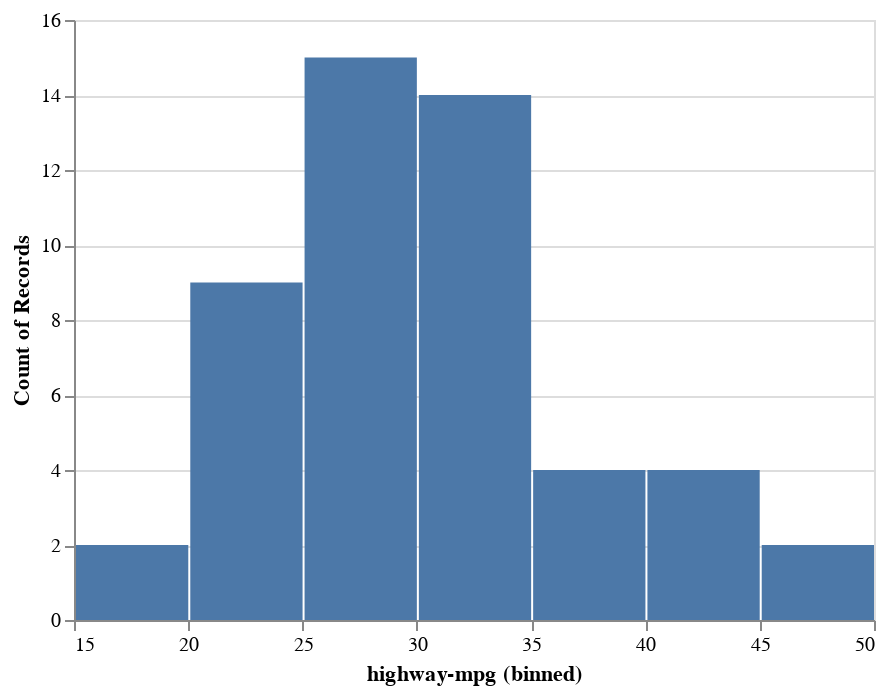

Write notebook code for a chart like this one.
### Code cell
alt.Chart(sample_df).mark_bar().encode(alt.X('highway-mpg:Q',bin=True),y='count()')

### Figure 1 — Vega-Lite specification as saved in the notebook (floating-point values rounded to 4 significant figures)
{"config": {"view": {"continuousWidth": 400, "continuousHeight": 300}}, "data": {"name": "data-bf325f42f2961f6a51fd5bfb5410a41d"}, "mark": "bar", "encoding": {"x": {"bin": true, "field": "highway-mpg", "type": "quantitative"}, "y": {"aggregate": "count", "type": "quantitative"}}, "$schema": "https://vega.github.io/schema/vega-lite/v4.17.0.json", "datasets": {"data-bf325f42f2961f6a51fd5bfb5410a41d": [{"symboling": 2, "normalized-losses": "?", "make": "renault", "fuel-type": "gas", "aspiration": "std", "num-of-doors": "two", "body-style": "hatchback", "drive-wheels": "fwd", "engine-location": "front", "wheel-base": 96.1, "length": 176.8, "width": 66.6, "height": 50.5, "curb-weight": 2460, "engine-type": "ohc", "num-of-cylinders": "four", "engine-size": 132, "fuel-system": "mpfi", "bore": "3.46", "stroke": "3.9", "compression-ratio": 8.7, "horsepower": "?", "peak-rpm": "?", "city-mpg": 23, "highway-mpg": 31, "price": "9895"}, {"symboling": 0, "normalized-losses": "161", "make": "peugot", "fuel-type": "gas", "aspiration": "turbo", "num-of-doors": "four", "body-style": "sedan", "drive-wheels": "rwd", "engine-location": "front", "wheel-base": 108.0, "length": 186.7, "width": 68.3, "height": 56.0, "curb-weight": 3130, "engine-type": "l", "num-of-cylinders": "four", "engine-size": 134, "fuel-system": "mpfi", "bore": "3.61", "stroke": "3.21", "compression-ratio": 7.0, "horsepower": "142", "peak-rpm": "5600", "city-mpg": 18, "highway-mpg": 24, "price": "18150"}, {"symboling": 0, "normalized-losses": "?", "make": "mazda", "fuel-type": "diesel", "aspiration": "std", "num-of-doors": "?", "body-style": "sedan", "drive-wheels": "fwd", "engine-location": "front", "wheel-base": 98.8, "length": 177.8, "width": 66.5, "height": 55.5, "curb-weight": 2443, "engine-type": "ohc", "num-of-cylinders": "four", "engine-size": 122, "fuel-system": "idi", "bore": "3.39", "stroke": "3.39", "compression-ratio": 22.7, "horsepower": "64", "peak-rpm": "4650", "city-mpg": 36, "highway-mpg": 42, "price": "10795"}, {"symboling": 3, "normalized-losses": "150", "make": "mazda", "fuel-type": "gas", "aspiration": "std", "num-of-doors": "two", "body-style": "hatchback", "drive-wheels": "rwd", "engine-location": "front", "wheel-base": 95.3, "length": 169.0, "width": 65.7, "height": 49.6, "curb-weight": 2380, "engine-type": "rotor", "num-of-cylinders": "two", "engine-size": 70, "fuel-system": "4bbl", "bore": "?", "stroke": "?", "compression-ratio": 9.4, "horsepower": "101", "peak-rpm": "6000", "city-mpg": 17, "highway-mpg": 23, "price": "11845"}, {"symboling": 0, "normalized-losses": "?", "make": "jaguar", "fuel-type": "gas", "aspiration": "std", "num-of-doors": "two", "body-style": "sedan", "drive-wheels": "rwd", "engine-location": "front", "wheel-base": 102.0, "length": 191.7, "width": 70.6, "height": 47.8, "curb-weight": 3950, "engine-type": "ohcv", "num-of-cylinders": "twelve", "engine-size": 326, "fuel-system": "mpfi", "bore": "3.54", "stroke": "2.76", "compression-ratio": 11.5, "horsepower": "262", "peak-rpm": "5000", "city-mpg": 13, "highway-mpg": 17, "price": "36000"}, {"symboling": 0, "normalized-losses": "115", "make": "mazda", "fuel-type": "gas", "aspiration": "std", "num-of-doors": "four", "body-style": "sedan", "drive-wheels": "fwd", "engine-location": "front", "wheel-base": 98.8, "length": 177.8, "width": 66.5, "height": 55.5, "curb-weight": 2410, "engine-type": "ohc", "num-of-cylinders": "four", "engine-size": 122, "fuel-system": "2bbl", "bore": "3.39", "stroke": "3.39", "compression-ratio": 8.6, "horsepower": "84", "peak-rpm": "4800", "city-mpg": 26, "highway-mpg": 32, "price": "8495"}, {"symboling": 1, "normalized-losses": "98", "make": "chevrolet", "fuel-type": "gas", "aspiration": "std", "num-of-doors": "two", "body-style": "hatchback", "drive-wheels": "fwd", "engine-location": "front", "wheel-base": 94.5, "length": 155.9, "width": 63.6, "height": 52.0, "curb-weight": 1874, "engine-type": "ohc", "num-of-cylinders": "four", "engine-size": 90, "fuel-system": "2bbl", "bore": "3.03", "stroke": "3.11", "compression-ratio": 9.6, "horsepower": "70", "peak-rpm": "5400", "city-mpg": 38, "highway-mpg": 43, "price": "6295"}, {"symboling": 2, "normalized-losses": "134", "make": "toyota", "fuel-type": "gas", "aspiration": "std", "num-of-doors": "two", "body-style": "hatchback", "drive-wheels": "rwd", "engine-location": "front", "wheel-base": 98.4, "length": 176.2, "width": 65.6, "height": 52.0, "curb-weight": 2714, "engine-type": "ohc", "num-of-cylinders": "four", "engine-size": 146, "fuel-system": "mpfi", "bore": "3.62", "stroke": "3.5", "compression-ratio": 9.3, "horsepower": "116", "peak-rpm": "4800", "city-mpg": 24, "highway-mpg": 30, "price": "11549"}, {"symboling": 1, "normalized-losses": "168", "make": "toyota", "fuel-type": "gas", "aspiration": "std", "num-of-doors": "two", "body-style": "sedan", "drive-wheels": "rwd", "engine-location": "front", "wheel-base": 94.5, "length": 168.7, "width": 64.0, "height": 52.6, "curb-weight": 2169, "engine-type": "ohc", "num-of-cylinders": "four", "engine-size": 98, "fuel-system": "2bbl", "bore": "3.19", "stroke": "3.03", "compression-ratio": 9.0, "horsepower": "70", "peak-rpm": "4800", "city-mpg": 29, "highway-mpg": 34, "price": "8058"}, {"symboling": -1, "normalized-losses": "95", "make": "volvo", "fuel-type": "diesel", "aspiration": "turbo", "num-of-doors": "four", "body-style": "sedan", "drive-wheels": "rwd", "engine-location": "front", "wheel-base": 109.1, "length": 188.8, "width": 68.9, "height": 55.5, "curb-weight": 3217, "engine-type": "ohc", "num-of-cylinders": "six", "engine-size": 145, "fuel-system": "idi", "bore": "3.01", "stroke": "3.4", "compression-ratio": 23.0, "horsepower": "106", "peak-rpm": "4800", "city-mpg": 26, "highway-mpg": 27, "price": "22470"}, {"symboling": 2, "normalized-losses": "?", "make": "audi", "fuel-type": "gas", "aspiration": "std", "num-of-doors": "two", "body-style": "sedan", "drive-wheels": "fwd", "engine-location": "front", "wheel-base": 99.8, "length": 177.3, "width": 66.3, "height": 53.1, "curb-weight": 2507, "engine-type": "ohc", "num-of-cylinders": "five", "engine-size": 136, "fuel-system": "mpfi", "bore": "3.19", "stroke": "3.4", "compression-ratio": 8.5, "horsepower": "110", "peak-rpm": "5500", "city-mpg": 19, "highway-mpg": 25, "price": "15250"}, {"symboling": -1, "normalized-losses": "65", "make": "toyota", "fuel-type": "gas", "aspiration": "std", "num-of-doors": "four", "body-style": "sedan", "drive-wheels": "fwd", "engine-location": "front", "wheel-base": 102.4, "length": 175.6, "width": 66.5, "height": 54.9, "curb-weight": 2326, "engine-type": "ohc", "num-of-cylinders": "four", "engine-size": 122, "fuel-system": "mpfi", "bore": "3.31", "stroke": "3.54", "compression-ratio": 8.7, "horsepower": "92", "peak-rpm": "4200", "city-mpg": 29, "highway-mpg": 34, "price": "8948"}, {"symboling": 0, "normalized-losses": "91", "make": "toyota", "fuel-type": "diesel", "aspiration": "std", "num-of-doors": "four", "body-style": "hatchback", "drive-wheels": "fwd", "engine-location": "front", "wheel-base": 95.7, "length": 166.3, "width": 64.4, "height": 52.8, "curb-weight": 2275, "engine-type": "ohc", "num-of-cylinders": "four", "engine-size": 110, "fuel-system": "idi", "bore": "3.27", "stroke": "3.35", "compression-ratio": 22.5, "horsepower": "56", "peak-rpm": "4500", "city-mpg": 38, "highway-mpg": 47, "price": "7788"}, {"symboling": 0, "normalized-losses": "?", "make": "peugot", "fuel-type": "diesel", "aspiration": "turbo", "num-of-doors": "four", "body-style": "wagon", "drive-wheels": "rwd", "engine-location": "front", "wheel-base": 114.2, "length": 198.9, "width": 68.4, "height": 58.7, "curb-weight": 3485, "engine-type": "l", "num-of-cylinders": "four", "engine-size": 152, "fuel-system": "idi", "bore": "3.7", "stroke": "3.52", "compression-ratio": 21.0, "horsepower": "95", "peak-rpm": "4150", "city-mpg": 25, "highway-mpg": 25, "price": "17075"}, {"symboling": 1, "normalized-losses": "?", "make": "porsche", "fuel-type": "gas", "aspiration": "std", "num-of-doors": "two", "body-style": "hatchback", "drive-wheels": "rwd", "engine-location": "front", "wheel-base": 98.4, "length": 175.7, "width": 72.3, "height": 50.5, "curb-weight": 3366, "engine-type": "dohcv", "num-of-cylinders": "eight", "engine-size": 203, "fuel-system": "mpfi", "bore": "3.94", "stroke": "3.11", "compression-ratio": 10.0, "horsepower": "288", "peak-rpm": "5750", "city-mpg": 17, "highway-mpg": 28, "price": "?"}, {"symboling": 0, "normalized-losses": "128", "make": "nissan", "fuel-type": "gas", "aspiration": "std", "num-of-doors": "four", "body-style": "sedan", "drive-wheels": "fwd", "engine-location": "front", "wheel-base": 100.4, "length": 181.7, "width": 66.5, "height": 55.1, "curb-weight": 3095, "engine-type": "ohcv", "num-of-cylinders": "six", "engine-size": 181, "fuel-system": "mpfi", "bore": "3.43", "stroke": "3.27", "compression-ratio": 9.0, "horsepower": "152", "peak-rpm": "5200", "city-mpg": 17, "highway-mpg": 22, "price": "13499"}, {"symboling": 1, "normalized-losses": "129", "make": "mazda", "fuel-type": "gas", "aspiration": "std", "num-of-doors": "two", "body-style": "hatchback", "drive-wheels": "fwd", "engine-location": "front", "wheel-base": 98.8, "length": 177.8, "width": 66.5, "height": 53.7, "curb-weight": 2385, "engine-type": "ohc", "num-of-cylinders": "four", "engine-size": 122, "fuel-system": "2bbl", "bore": "3.39", "stroke": "3.39", "compression-ratio": 8.6, "horsepower": "84", "peak-rpm": "4800", "city-mpg": 26, "highway-mpg": 32, "price": "10595"}, {"symboling": 0, "normalized-losses": "161", "make": "peugot", "fuel-type": "diesel", "aspiration": "turbo", "num-of-doors": "four", "body-style": "sedan", "drive-wheels": "rwd", "engine-location": "front", "wheel-base": 107.9, "length": 186.7, "width": 68.4, "height": 56.7, "curb-weight": 3252, "engine-type": "l", "num-of-cylinders": "four", "engine-size": 152, "fuel-system": "idi", "bore": "3.7", "stroke": "3.52", "compression-ratio": 21.0, "horsepower": "95", "peak-rpm": "4150", "city-mpg": 28, "highway-mpg": 33, "price": "17950"}, {"symboling": 3, "normalized-losses": "?", "make": "alfa-romero", "fuel-type": "gas", "aspiration": "std", "num-of-doors": "two", "body-style": "convertible", "drive-wheels": "rwd", "engine-location": "front", "wheel-base": 88.6, "length": 168.8, "width": 64.1, "height": 48.8, "curb-weight": 2548, "engine-type": "dohc", "num-of-cylinders": "four", "engine-size": 130, "fuel-system": "mpfi", "bore": "3.47", "stroke": "2.68", "compression-ratio": 9.0, "horsepower": "111", "peak-rpm": "5000", "city-mpg": 21, "highway-mpg": 27, "price": "16500"}, {"symboling": 1, "normalized-losses": "?", "make": "alfa-romero", "fuel-type": "gas", "aspiration": "std", "num-of-doors": "two", "body-style": "hatchback", "drive-wheels": "rwd", "engine-location": "front", "wheel-base": 94.5, "length": 171.2, "width": 65.5, "height": 52.4, "curb-weight": 2823, "engine-type": "ohcv", "num-of-cylinders": "six", "engine-size": 152, "fuel-system": "mpfi", "bore": "2.68", "stroke": "3.47", "compression-ratio": 9.0, "horsepower": "154", "peak-rpm": "5000", "city-mpg": 19, "highway-mpg": 26, "price": "16500"}, {"symboling": 0, "normalized-losses": "110", "make": "honda", "fuel-type": "gas", "aspiration": "std", "num-of-doors": "four", "body-style": "sedan", "drive-wheels": "fwd", "engine-location": "front", "wheel-base": 96.5, "length": 163.4, "width": 64.0, "height": 54.5, "curb-weight": 2010, "engine-type": "ohc", "num-of-cylinders": "four", "engine-size": 92, "fuel-system": "1bbl", "bore": "2.91", "stroke": "3.41", "compression-ratio": 9.2, "horsepower": "76", "peak-rpm": "6000", "city-mpg": 30, "highway-mpg": 34, "price": "7295"}, {"symboling": 2, "normalized-losses": "192", "make": "bmw", "fuel-type": "gas", "aspiration": "std", "num-of-doors": "two", "body-style": "sedan", "drive-wheels": "rwd", "engine-location": "front", "wheel-base": 101.2, "length": 176.8, "width": 64.8, "height": 54.3, "curb-weight": 2395, "engine-type": "ohc", "num-of-cylinders": "four", "engine-size": 108, "fuel-system": "mpfi", "bore": "3.5", "stroke": "2.8", "compression-ratio": 8.8, "horsepower": "101", "peak-rpm": "5800", "city-mpg": 23, "highway-mpg": 29, "price": "16430"}, {"symboling": 2, "normalized-losses": "134", "make": "toyota", "fuel-type": "gas", "aspiration": "std", "num-of-doors": "two", "body-style": "hardtop", "drive-wheels": "rwd", "engine-location": "front", "wheel-base": 98.4, "length": 176.2, "width": 65.6, "height": 52.0, "curb-weight": 2540, "engine-type": "ohc", "num-of-cylinders": "four", "engine-size": 146, "fuel-system": "mpfi", "bore": "3.62", "stroke": "3.5", "compression-ratio": 9.3, "horsepower": "116", "peak-rpm": "4800", "city-mpg": 24, "highway-mpg": 30, "price": "8449"}, {"symboling": 3, "normalized-losses": "197", "make": "toyota", "fuel-type": "gas", "aspiration": "std", "num-of-doors": "two", "body-style": "hatchback", "drive-wheels": "rwd", "engine-location": "front", "wheel-base": 102.9, "length": 183.5, "width": 67.7, "height": 52.0, "curb-weight": 2976, "engine-type": "dohc", "num-of-cylinders": "six", "engine-size": 171, "fuel-system": "mpfi", "bore": "3.27", "stroke": "3.35", "compression-ratio": 9.3, "horsepower": "161", "peak-rpm": "5200", "city-mpg": 20, "highway-mpg": 24, "price": "16558"}, {"symboling": 1, "normalized-losses": "158", "make": "audi", "fuel-type": "gas", "aspiration": "std", "num-of-doors": "four", "body-style": "sedan", "drive-wheels": "fwd", "engine-location": "front", "wheel-base": 105.8, "length": 192.7, "width": 71.4, "height": 55.7, "curb-weight": 2844, "engine-type": "ohc", "num-of-cylinders": "five", "engine-size": 136, "fuel-system": "mpfi", "bore": "3.19", "stroke": "3.4", "compression-ratio": 8.5, "horsepower": "110", "peak-rpm": "5500", "city-mpg": 19, "highway-mpg": 25, "price": "17710"}, {"symboling": 1, "normalized-losses": "?", "make": "mercury", "fuel-type": "gas", "aspiration": "turbo", "num-of-doors": "two", "body-style": "hatchback", "drive-wheels": "rwd", "engine-location": "front", "wheel-base": 102.7, "length": 178.4, "width": 68.0, "height": 54.8, "curb-weight": 2910, "engine-type": "ohc", "num-of-cylinders": "four", "engine-size": 140, "fuel-system": "mpfi", "bore": "3.78", "stroke": "3.12", "compression-ratio": 8.0, "horsepower": "175", "peak-rpm": "5000", "city-mpg": 19, "highway-mpg": 24, "price": "16503"}, {"symboling": 0, "normalized-losses": "106", "make": "nissan", "fuel-type": "gas", "aspiration": "std", "num-of-doors": "four", "body-style": "hatchback", "drive-wheels": "fwd", "engine-location": "front", "wheel-base": 97.2, "length": 173.4, "width": 65.2, "height": 54.7, "curb-weight": 2324, "engine-type": "ohc", "num-of-cylinders": "four", "engine-size": 120, "fuel-system": "2bbl", "bore": "3.33", "stroke": "3.47", "compression-ratio": 8.5, "horsepower": "97", "peak-rpm": "5200", "city-mpg": 27, "highway-mpg": 34, "price": "8949"}, {"symboling": 0, "normalized-losses": "81", "make": "chevrolet", "fuel-type": "gas", "aspiration": "std", "num-of-doors": "four", "body-style": "sedan", "drive-wheels": "fwd", "engine-location": "front", "wheel-base": 94.5, "length": 158.8, "width": 63.6, "height": 52.0, "curb-weight": 1909, "engine-type": "ohc", "num-of-cylinders": "four", "engine-size": 90, "fuel-system": "2bbl", "bore": "3.03", "stroke": "3.11", "compression-ratio": 9.6, "horsepower": "70", "peak-rpm": "5400", "city-mpg": 38, "highway-mpg": 43, "price": "6575"}, {"symboling": 0, "normalized-losses": "85", "make": "honda", "fuel-type": "gas", "aspiration": "std", "num-of-doors": "four", "body-style": "sedan", "drive-wheels": "fwd", "engine-location": "front", "wheel-base": 96.5, "length": 175.4, "width": 65.2, "height": 54.1, "curb-weight": 2304, "engine-type": "ohc", "num-of-cylinders": "four", "engine-size": 110, "fuel-system": "1bbl", "bore": "3.15", "stroke": "3.58", "compression-ratio": 9.0, "horsepower": "86", "peak-rpm": "5800", "city-mpg": 27, "highway-mpg": 33, "price": "8845"}, {"symboling": 0, "normalized-losses": "108", "make": "nissan", "fuel-type": "gas", "aspiration": "std", "num-of-doors": "four", "body-style": "wagon", "drive-wheels": "fwd", "engine-location": "front", "wheel-base": 100.4, "length": 184.6, "width": 66.5, "height": 56.1, "curb-weight": 3296, "engine-type": "ohcv", "num-of-cylinders": "six", "engine-size": 181, "fuel-system": "mpfi", "bore": "3.43", "stroke": "3.27", "compression-ratio": 9.0, "horsepower": "152", "peak-rpm": "5200", "city-mpg": 17, "highway-mpg": 22, "price": "14399"}, {"symboling": 1, "normalized-losses": "128", "make": "nissan", "fuel-type": "gas", "aspiration": "std", "num-of-doors": "two", "body-style": "hatchback", "drive-wheels": "fwd", "engine-location": "front", "wheel-base": 94.5, "length": 165.6, "width": 63.8, "height": 53.3, "curb-weight": 2028, "engine-type": "ohc", "num-of-cylinders": "four", "engine-size": 97, "fuel-system": "2bbl", "bore": "3.15", "stroke": "3.29", "compression-ratio": 9.4, "horsepower": "69", "peak-rpm": "5200", "city-mpg": 31, "highway-mpg": 37, "price": "7799"}, {"symboling": 0, "normalized-losses": "81", "make": "toyota", "fuel-type": "gas", "aspiration": "std", "num-of-doors": "four", "body-style": "wagon", "drive-wheels": "4wd", "engine-location": "front", "wheel-base": 95.7, "length": 169.7, "width": 63.6, "height": 59.1, "curb-weight": 2290, "engine-type": "ohc", "num-of-cylinders": "four", "engine-size": 92, "fuel-system": "2bbl", "bore": "3.05", "stroke": "3.03", "compression-ratio": 9.0, "horsepower": "62", "peak-rpm": "4800", "city-mpg": 27, "highway-mpg": 32, "price": "7898"}, {"symboling": 1, "normalized-losses": "104", "make": "mazda", "fuel-type": "gas", "aspiration": "std", "num-of-doors": "two", "body-style": "hatchback", "drive-wheels": "fwd", "engine-location": "front", "wheel-base": 93.1, "length": 159.1, "width": 64.2, "height": 54.1, "curb-weight": 1905, "engine-type": "ohc", "num-of-cylinders": "four", "engine-size": 91, "fuel-system": "2bbl", "bore": "3.03", "stroke": "3.15", "compression-ratio": 9.0, "horsepower": "68", "peak-rpm": "5000", "city-mpg": 31, "highway-mpg": 38, "price": "6795"}, {"symboling": 3, "normalized-losses": "150", "make": "mazda", "fuel-type": "gas", "aspiration": "std", "num-of-doors": "two", "body-style": "hatchback", "drive-wheels": "rwd", "engine-location": "front", "wheel-base": 95.3, "length": 169.0, "width": 65.7, "height": 49.6, "curb-weight": 2500, "engine-type": "rotor", "num-of-cylinders": "two", "engine-size": 80, "fuel-system": "mpfi", "bore": "?", "stroke": "?", "compression-ratio": 9.4, "horsepower": "135", "peak-rpm": "6000", "city-mpg": 16, "highway-mpg": 23, "price": "15645"}, {"symboling": -1, "normalized-losses": "93", "make": "mercedes-benz", "fuel-type": "diesel", "aspiration": "turbo", "num-of-doors": "four", "body-style": "sedan", "drive-wheels": "rwd", "engine-location": "front", "wheel-base": 115.6, "length": 202.6, "width": 71.7, "height": 56.3, "curb-weight": 3770, "engine-type": "ohc", "num-of-cylinders": "five", "engine-size": 183, "fuel-system": "idi", "bore": "3.58", "stroke": "3.64", "compression-ratio": 21.5, "horsepower": "123", "peak-rpm": "4350", "city-mpg": 22, "highway-mpg": 25, "price": "31600"}, {"symboling": -1, "normalized-losses": "93", "make": "mercedes-benz", "fuel-type": "diesel", "aspiration": "turbo", "num-of-doors": "four", "body-style": "wagon", "drive-wheels": "rwd", "engine-location": "front", "wheel-base": 110.0, "length": 190.9, "width": 70.3, "height": 58.7, "curb-weight": 3750, "engine-type": "ohc", "num-of-cylinders": "five", "engine-size": 183, "fuel-system": "idi", "bore": "3.58", "stroke": "3.64", "compression-ratio": 21.5, "horsepower": "123", "peak-rpm": "4350", "city-mpg": 22, "highway-mpg": 25, "price": "28248"}, {"symboling": 2, "normalized-losses": "?", "make": "isuzu", "fuel-type": "gas", "aspiration": "std", "num-of-doors": "two", "body-style": "hatchback", "drive-wheels": "rwd", "engine-location": "front", "wheel-base": 96.0, "length": 172.6, "width": 65.2, "height": 51.4, "curb-weight": 2734, "engine-type": "ohc", "num-of-cylinders": "four", "engine-size": 119, "fuel-system": "spfi", "bore": "3.43", "stroke": "3.23", "compression-ratio": 9.2, "horsepower": "90", "peak-rpm": "5000", "city-mpg": 24, "highway-mpg": 29, "price": "11048"}, {"symboling": 0, "normalized-losses": "108", "make": "nissan", "fuel-type": "gas", "aspiration": "std", "num-of-doors": "four", "body-style": "sedan", "drive-wheels": "fwd", "engine-location": "front", "wheel-base": 100.4, "length": 184.6, "width": 66.5, "height": 55.1, "curb-weight": 3060, "engine-type": "ohcv", "num-of-cylinders": "six", "engine-size": 181, "fuel-system": "mpfi", "bore": "3.43", "stroke": "3.27", "compression-ratio": 9.0, "horsepower": "152", "peak-rpm": "5200", "city-mpg": 19, "highway-mpg": 25, "price": "13499"}, {"symboling": 0, "normalized-losses": "89", "make": "subaru", "fuel-type": "gas", "aspiration": "std", "num-of-doors": "four", "body-style": "wagon", "drive-wheels": "fwd", "engine-location": "front", "wheel-base": 97.0, "length": 173.5, "width": 65.4, "height": 53.0, "curb-weight": 2455, "engine-type": "ohcf", "num-of-cylinders": "four", "engine-size": 108, "fuel-system": "mpfi", "bore": "3.62", "stroke": "2.64", "compression-ratio": 9.0, "horsepower": "94", "peak-rpm": "5200", "city-mpg": 25, "highway-mpg": 31, "price": "10198"}, {"symboling": 2, "normalized-losses": "161", "make": "mitsubishi", "fuel-type": "gas", "aspiration": "std", "num-of-doors": "two", "body-style": "hatchback", "drive-wheels": "fwd", "engine-location": "front", "wheel-base": 93.7, "length": 157.3, "width": 64.4, "height": 50.8, "curb-weight": 1918, "engine-type": "ohc", "num-of-cylinders": "four", "engine-size": 92, "fuel-system": "2bbl", "bore": "2.97", "stroke": "3.23", "compression-ratio": 9.4, "horsepower": "68", "peak-rpm": "5500", "city-mpg": 37, "highway-mpg": 41, "price": "5389"}, {"symboling": -1, "normalized-losses": "65", "make": "toyota", "fuel-type": "gas", "aspiration": "std", "num-of-doors": "four", "body-style": "sedan", "drive-wheels": "fwd", "engine-location": "front", "wheel-base": 102.4, "length": 175.6, "width": 66.5, "height": 54.9, "curb-weight": 2414, "engine-type": "ohc", "num-of-cylinders": "four", "engine-size": 122, "fuel-system": "mpfi", "bore": "3.31", "stroke": "3.54", "compression-ratio": 8.7, "horsepower": "92", "peak-rpm": "4200", "city-mpg": 27, "highway-mpg": 32, "price": "10898"}, {"symboling": 0, "normalized-losses": "91", "make": "toyota", "fuel-type": "gas", "aspiration": "std", "num-of-doors": "four", "body-style": "sedan", "drive-wheels": "fwd", "engine-location": "front", "wheel-base": 95.7, "length": 166.3, "width": 64.4, "height": 53.0, "curb-weight": 2094, "engine-type": "ohc", "num-of-cylinders": "four", "engine-size": 98, "fuel-system": "2bbl", "bore": "3.19", "stroke": "3.03", "compression-ratio": 9.0, "horsepower": "70", "peak-rpm": "4800", "city-mpg": 38, "highway-mpg": 47, "price": "7738"}, {"symboling": 2, "normalized-losses": "168", "make": "nissan", "fuel-type": "gas", "aspiration": "std", "num-of-doors": "two", "body-style": "hardtop", "drive-wheels": "fwd", "engine-location": "front", "wheel-base": 95.1, "length": 162.4, "width": 63.8, "height": 53.3, "curb-weight": 2008, "engine-type": "ohc", "num-of-cylinders": "four", "engine-size": 97, "fuel-system": "2bbl", "bore": "3.15", "stroke": "3.29", "compression-ratio": 9.4, "horsepower": "69", "peak-rpm": "5200", "city-mpg": 31, "highway-mpg": 37, "price": "8249"}, {"symboling": 3, "normalized-losses": "?", "make": "porsche", "fuel-type": "gas", "aspiration": "std", "num-of-doors": "two", "body-style": "hardtop", "drive-wheels": "rwd", "engine-location": "rear", "wheel-base": 89.5, "length": 168.9, "width": 65.0, "height": 51.6, "curb-weight": 2756, "engine-type": "ohcf", "num-of-cylinders": "six", "engine-size": 194, "fuel-system": "mpfi", "bore": "3.74", "stroke": "2.9", "compression-ratio": 9.5, "horsepower": "207", "peak-rpm": "5900", "city-mpg": 17, "highway-mpg": 25, "price": "34028"}, {"symboling": 0, "normalized-losses": "145", "make": "jaguar", "fuel-type": "gas", "aspiration": "std", "num-of-doors": "four", "body-style": "sedan", "drive-wheels": "rwd", "engine-location": "front", "wheel-base": 113.0, "length": 199.6, "width": 69.6, "height": 52.8, "curb-weight": 4066, "engine-type": "dohc", "num-of-cylinders": "six", "engine-size": 258, "fuel-system": "mpfi", "bore": "3.63", "stroke": "4.17", "compression-ratio": 8.1, "horsepower": "176", "peak-rpm": "4750", "city-mpg": 15, "highway-mpg": 19, "price": "32250"}, {"symboling": 1, "normalized-losses": "128", "make": "nissan", "fuel-type": "gas", "aspiration": "std", "num-of-doors": "two", "body-style": "sedan", "drive-wheels": "fwd", "engine-location": "front", "wheel-base": 94.5, "length": 165.3, "width": 63.8, "height": 54.5, "curb-weight": 1918, "engine-type": "ohc", "num-of-cylinders": "four", "engine-size": 97, "fuel-system": "2bbl", "bore": "3.15", "stroke": "3.29", "compression-ratio": 9.4, "horsepower": "69", "peak-rpm": "5200", "city-mpg": 31, "highway-mpg": 37, "price": "6649"}, {"symboling": 3, "normalized-losses": "?", "make": "mitsubishi", "fuel-type": "gas", "aspiration": "turbo", "num-of-doors": "two", "body-style": "hatchback", "drive-wheels": "fwd", "engine-location": "front", "wheel-base": 95.9, "length": 173.2, "width": 66.3, "height": 50.2, "curb-weight": 2921, "engine-type": "ohc", "num-of-cylinders": "four", "engine-size": 156, "fuel-system": "spdi", "bore": "3.59", "stroke": "3.86", "compression-ratio": 7.0, "horsepower": "145", "peak-rpm": "5000", "city-mpg": 19, "highway-mpg": 24, "price": "14869"}, {"symboling": 0, "normalized-losses": "?", "make": "peugot", "fuel-type": "diesel", "aspiration": "turbo", "num-of-doors": "four", "body-style": "wagon", "drive-wheels": "rwd", "engine-location": "front", "wheel-base": 114.2, "length": 198.9, "width": 68.4, "height": 58.7, "curb-weight": 3430, "engine-type": "l", "num-of-cylinders": "four", "engine-size": 152, "fuel-system": "idi", "bore": "3.7", "stroke": "3.52", "compression-ratio": 21.0, "horsepower": "95", "peak-rpm": "4150", "city-mpg": 25, "highway-mpg": 25, "price": "13860"}, {"symboling": 0, "normalized-losses": "102", "make": "subaru", "fuel-type": "gas", "aspiration": "std", "num-of-doors": "four", "body-style": "sedan", "drive-wheels": "4wd", "engine-location": "front", "wheel-base": 97.0, "length": 172.0, "width": 65.4, "height": 54.3, "curb-weight": 2385, "engine-type": "ohcf", "num-of-cylinders": "four", "engine-size": 108, "fuel-system": "2bbl", "bore": "3.62", "stroke": "2.64", "compression-ratio": 9.0, "horsepower": "82", "peak-rpm": "4800", "city-mpg": 24, "highway-mpg": 25, "price": "9233"}, {"symboling": 3, "normalized-losses": "?", "make": "plymouth", "fuel-type": "gas", "aspiration": "turbo", "num-of-doors": "two", "body-style": "hatchback", "drive-wheels": "rwd", "engine-location": "front", "wheel-base": 95.9, "length": 173.2, "width": 66.3, "height": 50.2, "curb-weight": 2818, "engine-type": "ohc", "num-of-cylinders": "four", "engine-size": 156, "fuel-system": "spdi", "bore": "3.59", "stroke": "3.86", "compression-ratio": 7.0, "horsepower": "145", "peak-rpm": "5000", "city-mpg": 19, "highway-mpg": 24, "price": "12764"}]}}
